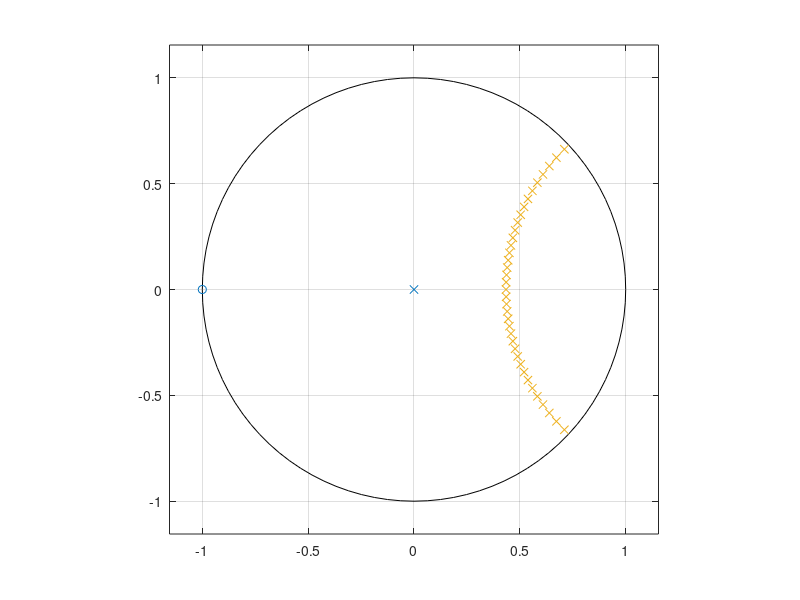
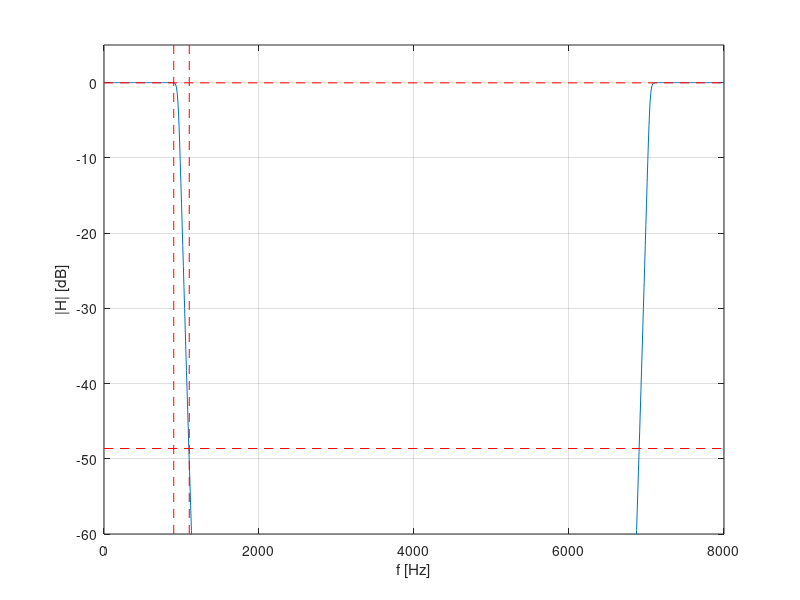

MATLAB code for these plots, in order: (Note: this script raises an error after producing the figures.)
clearvars
close all
clc

%% LAB 4 FIR FILTER - LOW PASS - BUTTERWORTH FILTER TECHNIQUE
%

% ideally a low-pass filter with cutoff frequency 
f0 = 1e3; % [Hz]
% and repetition rate
Fp = 8e3; % [Hz]
% so that the samplig period is
T = 1/Fp; % [s]

% limit frequencies
al = 0.1; % transition bandwidth in percentage
fp = f0*(1-al); % pass band upper limit
fs = f0*(1+al); % stop band lower limit

% limits (the same as per the FIR approach)
Rs = 48.636; % [dB] attenuation in the stop band (from FIR)
A = 10^(Rs/20); % attenuation constant A
Rp = -20*log10(1-1/A); % [dB] ripple in the pass band (from FIR)
ep = sqrt(10^(Rp/10)-1); % ripple constant epsilon
disp(['Rp = ' num2str(Rp) ' dB, Rs = ' num2str(Rs) ' dB'])

% map back into s-domain constraints
fp1 = tan(pi*fp*T)/(2*pi);
fs1 = tan(pi*fs*T)/(2*pi);

% estimate the order N
N = ceil(0.5*log10((A^2-1)/ep^2)/log10(fs1/fp1)); 
disp(['The estimated order is N = ' num2str(N)])

% estimate the 3dB frequency
f01 = fp1/(ep^(1/N));

% poles
sk = 2*pi*f01*exp(1i*pi/2*(1+(1:2:2*N-1)/N));
pk = (1+sk)./(1-sk);

% builds the frequency response
f = 0:Fp/1000:Fp;  % 
H = ones(size(f));
for k = 1:N
    num = (1+exp(-2i*pi*f*T)) / 2; % normalized at f=0
    den = (1-pk(k)*exp(-2i*pi*f*T)) / (1-pk(k)); % normalized at f=0
    H = H.*num./den;
end

% show poles and zeros
figure(1)
zplane([1 1],[1]); % Matlab notation for the denominator 
hold on; plot(pk,'x'); hold off

% show frequency plot
figure(2); 
plot(f,20*log10(abs(H)));
grid on; axis([0 Fp -60 5]); xlabel('f [Hz]'); ylabel('|H| [dB]'); 
hold on; plot([1,1]*fp,ylim,'r--'); plot([1,1]*fs,ylim,'r--'); 
plot(xlim,-[1,1]*Rs,'r--'); plot(xlim,-[1,1]*Rp,'r--'); hold off;


%%  compare with MatLab built-in solution 
%   you can also use function: filterDesigner

% estimate the order
[NB, w0] = buttord(fp/(Fp/2), fs/(Fp/2), Rp, Rs);
disp(['The order estimated by MatLab is N = ' num2str(N)])
% extract coefficients
[B, A] = butter(NB, w0);
fvtool(B, A);
% plot result
[HB, W] = freqz(B, A, 1024*2);
figure(2); hold on; plot(W/(2*pi*T),20*log10(abs(HB))); hold off
